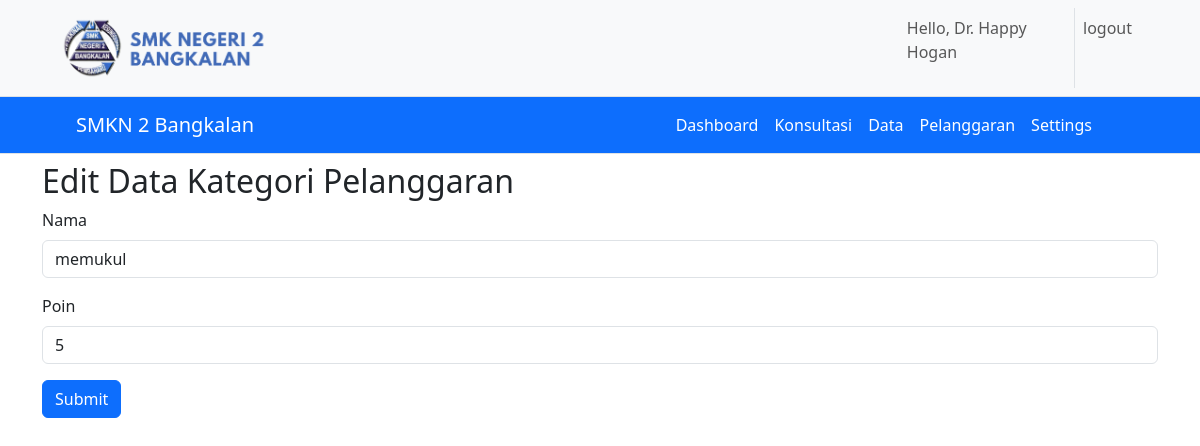
The page /admin/editPelanggarankp.php?nama=memukul (signed in) on the database its author committed.
### tables this page shows
CREATE TABLE `settings` (
  `id` int(11) NOT NULL,
  `nama_website` varchar(256) NOT NULL,
  `total_poin` int(11) NOT NULL
);

CREATE TABLE `kategori_pelanggaran` (
  `nama_pelanggaran` varchar(256) NOT NULL,
  `poin` int(11) NOT NULL
);

### admin/editPelanggarankp.php (the view, shortened to what this page needs)
<?php
include "../koneksi.php";
if ($_GET["nama"]) {
  $stmt = $con_pdo->prepare("SELECT * FROM kategori_pelanggaran WHERE nama_pelanggaran = :nama");
  $stmt->bindValue(":nama", $_GET['nama']);
  $stmt->execute();
  foreach ($stmt as $key => $value) {
  }
}
?>
<!DOCTYPE html>
<html lang="en">
<head>
</head>
<body>
    <?php include "../navbar.php" ?>
    <div class="container mb-5">
        <div class="row">
            <div class="col">
    <h2 class="my-2">Edit Data Kategori Pelanggaran</h2>
<form action="editPelanggarankp.php" method="post">
  <div class="mb-3">
    <label class="form-label">Nama</label>
    <input type="text" name="nama" class="form-control" value="<?php echo $value["nama_pelanggaran"] ?>">
  </div>
  <div class="mb-3">
    <label class="form-label">Poin</label>
    <input type="text" name="poin" class="form-control" value="<?php echo $value["poin"] ?>">
  </div>
  <button type="submit" class="btn btn-primary" name="edit">Submit</button>
</form>
            </div>
        </div>
    </div>
</body>
</html>

### navbar.php (shortened to what this page needs)
<?php
include "koneksi.php";
$url = 'http://' . $_SERVER['HTTP_HOST'] . $_SERVER['REQUEST_URI'];
if (strpos($url, "guru") || strpos($url, "admin") || strpos($url, "siswa")) {
  ?>
  <link rel="stylesheet" href="../assets/css/bootstrap.min.css">
  <?php
}
?>
<link rel="stylesheet" href="https://cdn.jsdelivr.net/npm/bootstrap-icons@1.10.3/font/bootstrap-icons.css">
<nav class="navbar navbar-expand-lg bg-light px-5 navbar-light border-bottom d-print-none" style="z-index: 20">
  <div class="container-fluid d-print-none">
    <div class="collapse navbar-collapse d-print-none" id="navbarSupportedContent">
      <ul class="navbar-nav me-auto mb-2 mb-lg-0">
        <img src="/desi/assets/img/header_smkn2bkl.png" alt="smkn 2 bkl" width="25%">
      </ul>
      <ul class="navbar-nav ms-auto">
        <?php
        if (isset($_SESSION["username"])) {
          if (isset($_SESSION["guru"])) {
          ?>
          <li class="nav-item">
              <p class="nav-link">Hello, <?php echo $_SESSION["guru"]["nama"] ?></p>
          </li>
      <li class="nav-item border-start">
          <?php
          }
          elseif (isset($_SESSION["admin"])) {
            ?>
            <li class="nav-item">
                <p class="nav-link">Hello, <?php echo $_SESSION["admin"]["nama"] ?></p>
            </li>
        <li class="nav-item border-start">
            <?php
          }
        }
          if (isset($_SESSION["guru"]) || isset($_SESSION["admin"]) || isset($_SESSION["siswa"])) {
              ?>
              <form action="../logout.php" method="POST">
                <input class="nav-link" type="submit" value="logout" name="logout" onclick="return confirm('Yakin ingin keluar?')">
              </form>
              <?php
          }
          ?>
        </li>
      </ul>
    </div>
  </div>
</nav>
<nav class="navbar sticky-top navbar-dark border-bottom bg-primary navbar-expand-lg mx-6 my-6 px-3 d-print-none" style="z-index: 10">
  <div class="container-fluid mx-5 d-print-none">
    <?php
    $query = "SELECT nama_website FROM settings";
    $result = $con_mysqli->query($query);
    $row = $result->fetch_assoc();
    $nama_web = $row["nama_website"];
    if (isset($_SESSION["guru"])) {
      echo '<a class="navbar-brand fs-5" href="/desi/guru/index.php">'.$nama_web.'</a>';
    }
    elseif (isset($_SESSION["siswa"])) {
      echo '<a class="navbar-brand fs-5" href="/desi/siswa/index.php">'.$nama_web.'</a>';
    }
    elseif (isset($_SESSION["admin"])) {
      echo '<a class="navbar-brand fs-5" href="/desi/admin/index.php">'.$nama_web.'</a>';
    }
    else {
      echo '<a class="navbar-brand fs-5" href="/desi/index.php">'.$nama_web.'</a>';
    }
    ?>
    <div class="collapse navbar-collapse flex-grow-1 text-right mx-4" id="navbarNav">
      <ul class="navbar-nav ms-auto">
        <?php
          if (isset($_SESSION["admin"])) {
            ?>
            <li class="nav-item">
                <a class="nav-link active" href="/desi/admin/index.php">Dashboard</a>
            </li>
              <li class="nav-item">
                  <a class="nav-link active" href="/desi/admin/konsultasi.php">Konsultasi</a>
              </li>
              <li class="nav-item">
                  <a class="nav-link active" href="/desi/admin/data.php">Data</a>
              </li>
              <li class="nav-item">
                  <a class="nav-link active" href="/desi/admin/pelanggaran.php">Pelanggaran</a>
              </li>
              <li class="nav-item">
                  <a class="nav-link active" href="/desi/admin/settings.php">Settings</a>
              </li>
            <?php
          }
        ?>
      </ul>
    </div>
  </div>
</nav>

### rows shown on the page
settings: nama_website "SMKN 2 Bangkalan"
kategori_pelanggaran: nama "memukul", poin "5"

### other values the page prints
$_SESSION["admin"]["nama"] "Dr. Happy Hogan"
